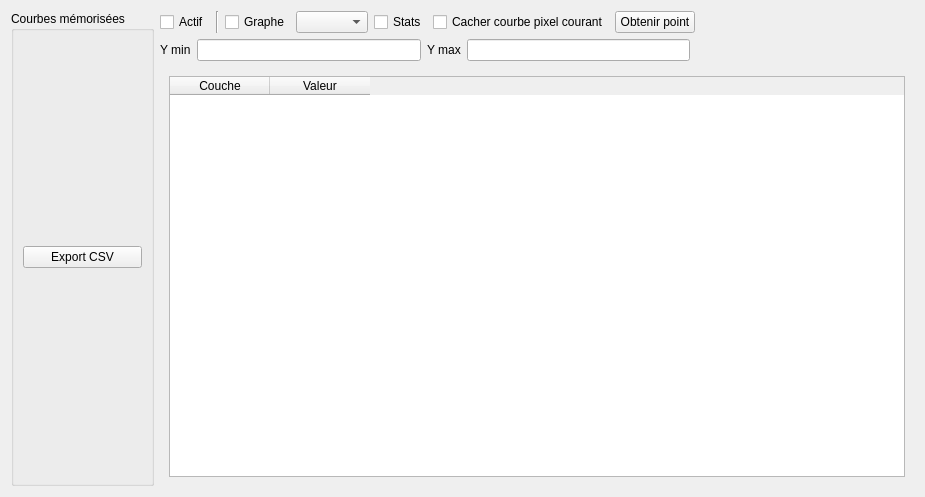
<?xml version="1.0" encoding="UTF-8"?>
<ui version="4.0">
 <class>ValueWidgetBase</class>
 <widget class="QWidget" name="ValueWidgetBase">
  <property name="geometry">
   <rect>
    <x>0</x>
    <y>0</y>
    <width>925</width>
    <height>497</height>
   </rect>
  </property>
  <property name="windowTitle">
   <string>Valeurs</string>
  </property>
  <layout class="QGridLayout" name="gridLayout">
   <item row="0" column="0" rowspan="3">
    <widget class="QGroupBox" name="groupBox_saved_layers">
     <property name="title">
      <string>Courbes mémorisées</string>
     </property>
     <layout class="QVBoxLayout" name="verticalLayout_3">
      <item>
       <layout class="QVBoxLayout" name="verticalLayout_curves"/>
      </item>
      <item>
       <widget class="QPushButton" name="pushButton_csv">
        <property name="text">
         <string>Export CSV</string>
        </property>
       </widget>
      </item>
     </layout>
    </widget>
   </item>
   <item row="0" column="1">
    <layout class="QHBoxLayout" name="horizontalLayout">
     <item>
      <widget class="QCheckBox" name="cbxActive">
       <property name="toolTip">
        <string>(Shift+A) to toggle</string>
       </property>
       <property name="text">
        <string>Actif</string>
       </property>
      </widget>
     </item>
     <item>
      <widget class="Line" name="line">
       <property name="orientation">
        <enum>Qt::Vertical</enum>
       </property>
      </widget>
     </item>
     <item>
      <widget class="QCheckBox" name="cbxGraph">
       <property name="text">
        <string>Graphe</string>
       </property>
      </widget>
     </item>
     <item>
      <widget class="QComboBox" name="plotSelector">
       <property name="sizePolicy">
        <sizepolicy hsizetype="Minimum" vsizetype="Fixed">
         <horstretch>0</horstretch>
         <verstretch>0</verstretch>
        </sizepolicy>
       </property>
       <property name="toolTip">
        <string>Select plotting toolkit</string>
       </property>
      </widget>
     </item>
     <item>
      <widget class="QCheckBox" name="cbxStats">
       <property name="toolTip">
        <string>Compute min/max when layers are loaded</string>
       </property>
       <property name="text">
        <string>Stats</string>
       </property>
      </widget>
     </item>
     <item>
      <widget class="QCheckBox" name="checkBox_hide_current">
       <property name="text">
        <string>Cacher courbe pixel courant</string>
       </property>
      </widget>
     </item>
     <item>
      <widget class="QPushButton" name="pushButton_get_point">
       <property name="text">
        <string>Obtenir point</string>
       </property>
      </widget>
     </item>
     <item>
      <spacer name="horizontalSpacer">
       <property name="orientation">
        <enum>Qt::Horizontal</enum>
       </property>
       <property name="sizeHint" stdset="0">
        <size>
         <width>40</width>
         <height>20</height>
        </size>
       </property>
      </spacer>
     </item>
    </layout>
   </item>
   <item row="1" column="1">
    <widget class="QWidget" name="graphControls" native="true">
     <layout class="QHBoxLayout" name="horizontalLayout_2">
      <property name="margin">
       <number>0</number>
      </property>
      <item>
       <widget class="QLabel" name="label">
        <property name="text">
         <string>Y min</string>
        </property>
       </widget>
      </item>
      <item>
       <widget class="QLineEdit" name="leYMin"/>
      </item>
      <item>
       <widget class="QLabel" name="label_2">
        <property name="text">
         <string>Y max</string>
        </property>
       </widget>
      </item>
      <item>
       <widget class="QLineEdit" name="leYMax"/>
      </item>
      <item>
       <spacer name="horizontalSpacer_3">
        <property name="orientation">
         <enum>Qt::Horizontal</enum>
        </property>
        <property name="sizeHint" stdset="0">
         <size>
          <width>40</width>
          <height>20</height>
         </size>
        </property>
       </spacer>
      </item>
     </layout>
    </widget>
   </item>
   <item row="2" column="1">
    <widget class="QStackedWidget" name="stackedWidget">
     <widget class="QWidget" name="page">
      <layout class="QVBoxLayout" name="verticalLayout_2">
       <item>
        <widget class="QTableWidget" name="tableWidget">
         <column>
          <property name="text">
           <string>Couche</string>
          </property>
         </column>
         <column>
          <property name="text">
           <string>Valeur</string>
          </property>
         </column>
        </widget>
       </item>
      </layout>
     </widget>
    </widget>
   </item>
  </layout>
 </widget>
 <resources/>
 <connections/>
</ui>
